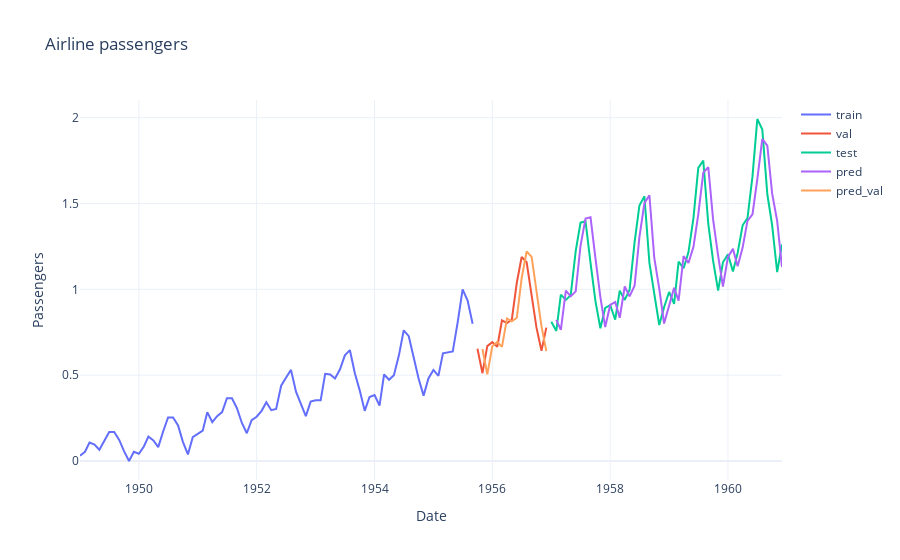

This figure's notebook cell:
### Code cell
y_pred = predictor.predict(model=lstm, dataloader=data_module.test_dataloader)
pred = pd.DataFrame(y_pred.flatten(), index=test.index[seq_length:], columns=["passengers"])

y_pred_val = predictor.predict(model=lstm, dataloader=data_module.val_dataloader)
pred_val = pd.DataFrame(y_pred_val.flatten(), index=val.index[seq_length:], columns=["passengers"])

fig = ap.plot_tts(train=train, val=val, test=test)
fig.add_trace(go.Scatter(x=pred.index, y=pred["passengers"], name="pred", mode="lines"))
fig.add_trace(go.Scatter(x=pred_val.index, y=pred_val["passengers"], name="pred_val", mode="lines"))
